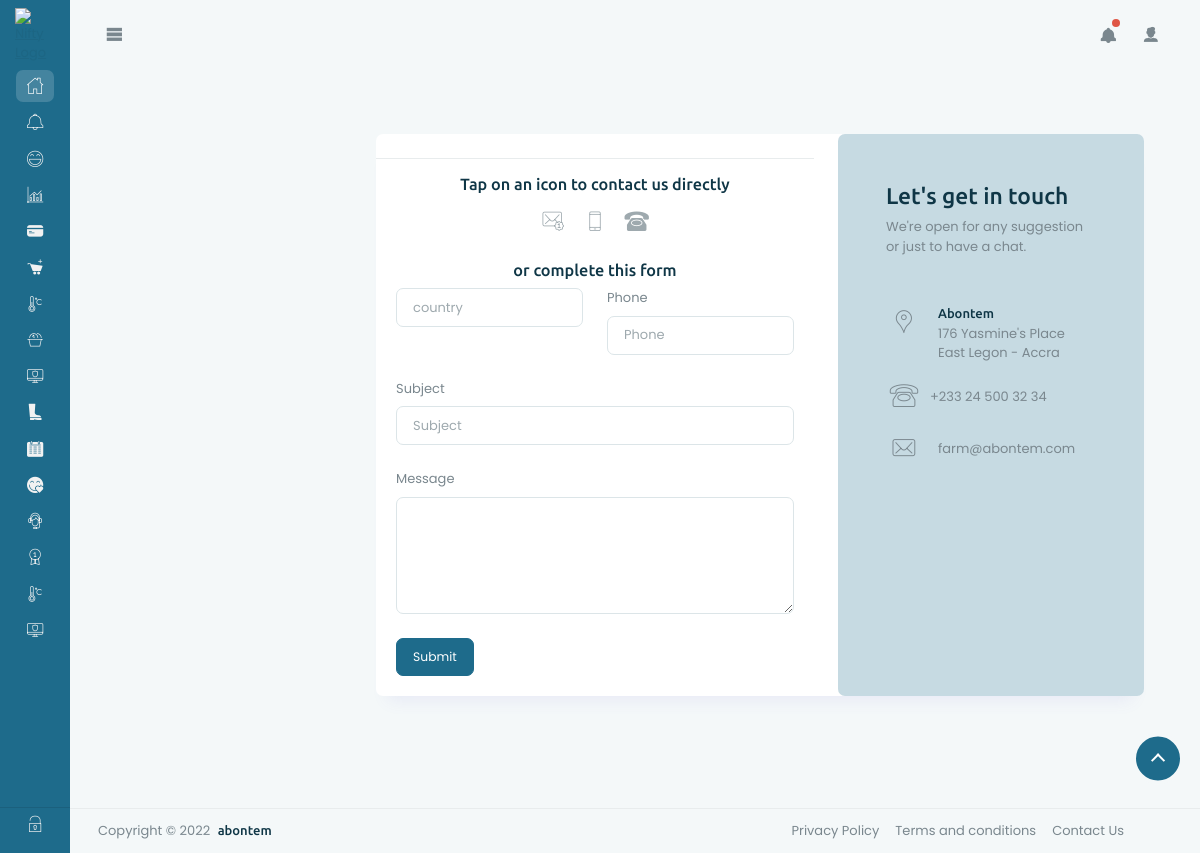
/dashboard/contact_us/, run on an earlier commit of the app's database.
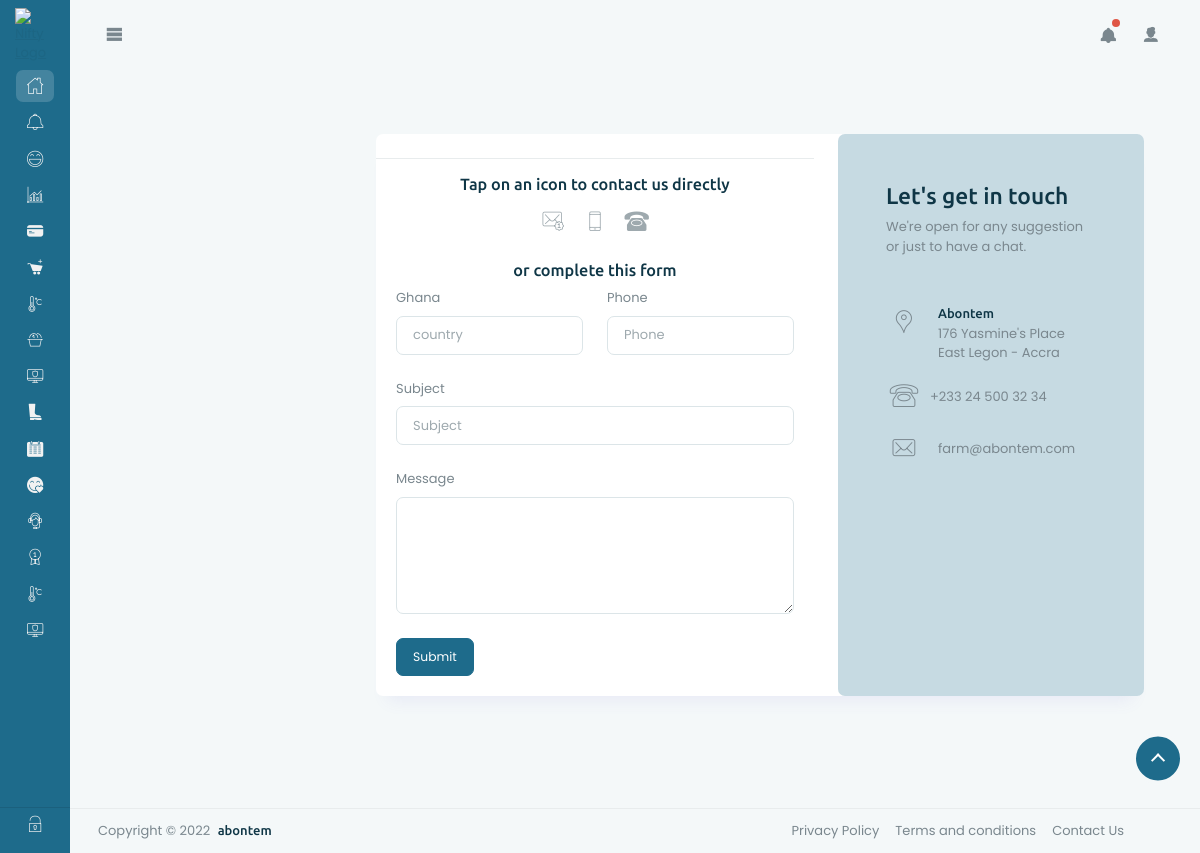
And on a later commit of the database.
### farm/models.py (models this page shows, shortened)
class ContactPage(models.Model):
    country = CountryField(default='Kenya')
    phone = models.IntegerField()
    subject = models.CharField(max_length=100)
    message = models.CharField(max_length=800)
    class Meta:
        verbose_name_plural = 'Contact us'

### farm/views.py (the view, shortened to what this page needs)
# urls.py: path('dashboard/contact_us/', Contact.as_view(), name='contact_us'),
class Contact(CreateView):
    template_name = 'contact_us.html'
    model = ContactPage
    fields = ['country', 'phone', 'subject', 'message']
    def get_context_data(self, **kwargs):
        context = super().get_context_data(**kwargs)
        context['land'] = DashboardLand.objects.all()
        context['country_list'] = ContactPage.objects.all()
        return context

### templates/contact_us.html (shortened to what the changed rows need)
{% extends 'base.html' %}
{% block content %}
<div class="content__boxed">
    <div class="content__wrap">
        <div class="card">
            <div class="row">
                <div class="col-md-7">
                    <form action="{% url 'contact_us' %}" method="post">
                        <div class="card-body">
                            <div class="row">
                                <div class="col-md-6">
                                    {% for nation in country_list %}
                                    <label for="_dm-inputEmail2" class="form-label">{{nation.country}}</label>
                                    {% endfor %}
                                    <input id="_dm-inputEmail2" type="text" class="form-control" placeholder="country"
                                    name="country" required>
                                </div>
                            </div>
                        </div>
                    </form>
                </div>
            </div>
        </div>
    </div>
</div>
{% endblock %}

What changed in the data, as far as the page shows it:
added ContactPage: country "Ghana"
